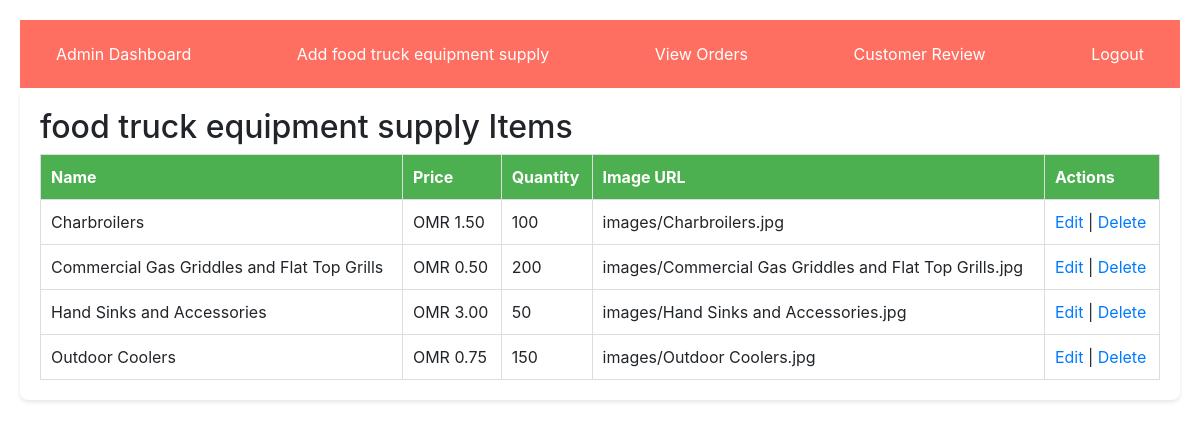
The app's page /admin.php (signed in) with its own data.
### tables this page shows
CREATE TABLE foodts_items (
    id INT AUTO_INCREMENT PRIMARY KEY,
    name VARCHAR(100) NOT NULL,
    price DECIMAL(10, 2) NOT NULL,
    quantity INT NOT NULL,
    description TEXT,  
    image_url VARCHAR(255)
);

### admin.php (the view, shortened to what this page needs)
<?php
include 'dbconnection.php';
$stmt = $conn->query("SELECT * FROM foodts_items");
$items = $stmt->fetchAll(PDO::FETCH_ASSOC);
?>
<!DOCTYPE html>
<html lang="en">
<head>
</head>
<body>
<?php include 'navbar.php' ?>
<div class="table-container">
    <h2>food truck equipment supply Items</h2>
    <table>
        <tr>
            <th>Name</th>
            <th>Price</th>
            <th>Quantity</th>
            <th>Image URL</th>
            <th>Actions</th>
        </tr>
        <?php foreach ($items as $item): ?>
            <tr>
                <td><?php echo $item['name']; ?></td>
                <td>OMR <?php echo $item['price']; ?></td>
                <td><?php echo $item['quantity']; ?></td>
                <td><?php echo $item['image_url']; ?></td>
                <td>
                    <a href="edit.php?id=<?php echo $item['id']; ?>" class="action-link">Edit</a> |
                    <a href="delete.php?id=<?php echo $item['id']; ?>" class="action-link">Delete</a>
                </td>
            </tr>
        <?php endforeach; ?>
    </table>
</div>
</body>
</html>

### navbar.php (shortened to what this page needs)
<!DOCTYPE html>
<html lang="en">
<head>
    <link href="https://stackpath.bootstrapcdn.com/bootstrap/4.3.1/css/bootstrap.min.css" rel="stylesheet">
</head>
<body>
<div class="navbar navbar-custom">
    <?php if (isset($_SESSION['user_id'])): ?>
        <a href="index.php">The products</a>
        <a href="profile.php">Profile</a>
        <a href="orders.php">My Orders</a>
        <a href="cart.php">My Carts</a>
        <a href="feedback.php">Feedback</a>
        <a href="logout.php">Logout</a>
    <?php elseif (!empty($_SESSION['is_admin'])): ?>
        <a href="admin.php">Admin Dashboard</a>
        <a href="add.php">Add food truck equipment supply</a>
        <a href="view_orders.php">View Orders</a>
        <a href="userrev.php">Customer Review</a>
        <a href="logout.php">Logout</a>
    <?php endif; ?>
</div>
</body>
</html>

### admin.php (style rules this page uses)
body { font-family: Arial, sans-serif; background-color: #f4f4f4; padding: 20px; }
.table-container { background: #fff; padding: 20px; border-radius: 8px; box-shadow: 0 2px 4px rgba(0, 0, 0, 0.1); margin: auto; overflow-x: auto; }
table { width: 100%; border-collapse: collapse; }
table, th, td { border: 1px solid #ddd; padding: 10px; text-align: left; }
th { background-color: #4caf50; color: white; }
.action-link { color: #007bff; text-decoration: none; }

### navbar.php (style rules this page uses)
.navbar-custom { background-color: #ff6f61; }
.navbar-custom a { color: white; padding: 14px 20px; text-decoration: none; }

### records on screen
foodts_items: name "Charbroilers", price "1.50", quantity "100", image_url "images/Charbroilers.jpg"
foodts_items: name "Commercial Gas Griddles and Flat Top Grills", price "0.50", quantity "200", image_url "images/Commercial Gas Griddles and Flat Top Grills.jpg"
foodts_items: name "Hand Sinks and Accessories", price "3.00", quantity "50", image_url "images/Hand Sinks and Accessories.jpg"
foodts_items: name "Outdoor Coolers", price "0.75", quantity "150", image_url "images/Outdoor Coolers.jpg"
